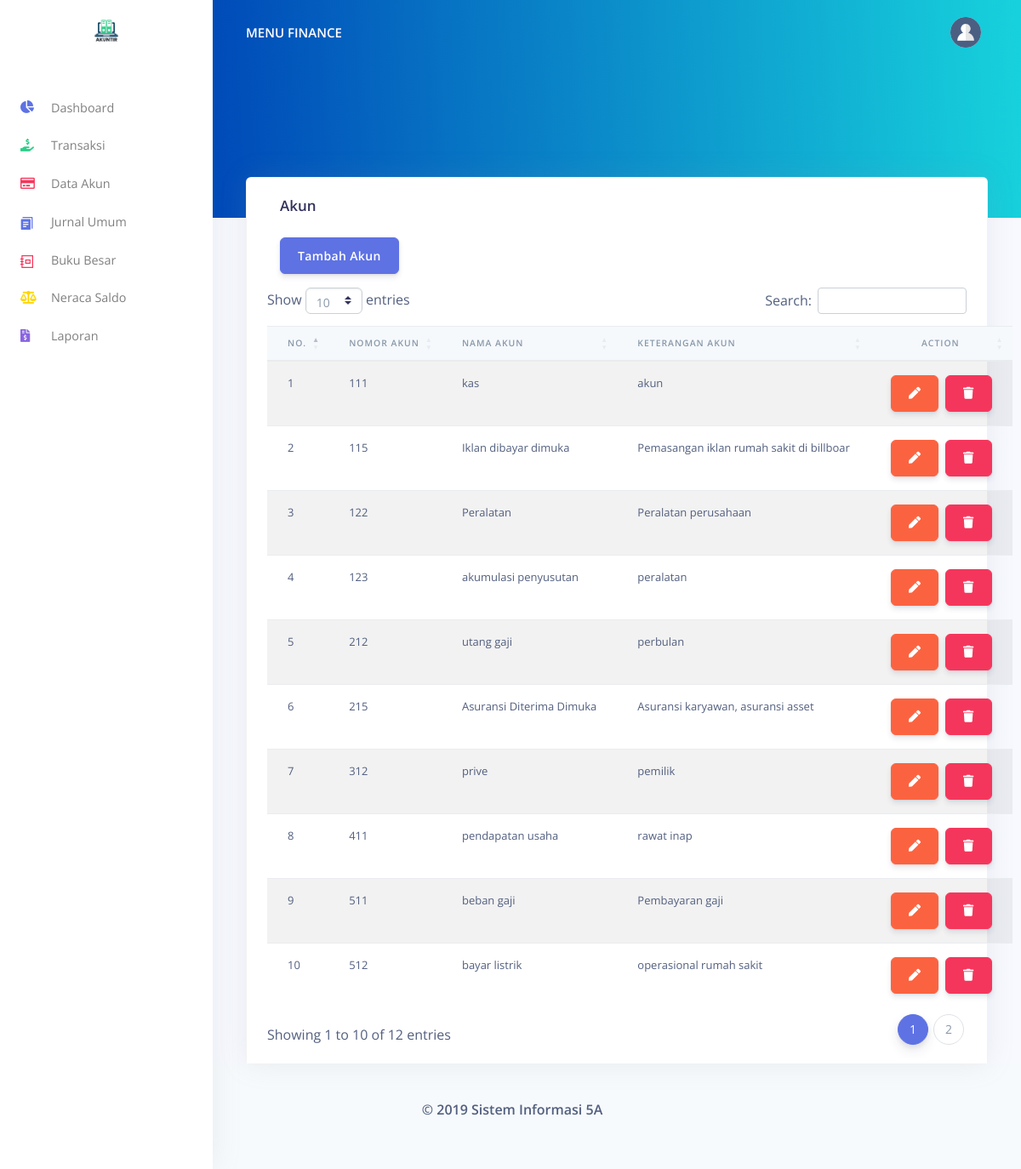
The page /index.php/user/data_akun on the database its author committed.
### tables this page shows
CREATE TABLE `akun` (
  `no_reff` int(11) NOT NULL,
  `id_user` int(11) NOT NULL,
  `nama_reff` varchar(40) NOT NULL,
  `keterangan` varchar(40) NOT NULL
);

### application/controllers/user/Data_akun.php (called while the page is built, shortened)
<?php
class Data_akun extends CI_Controller {
    public function __construct()
    {
        $this->load->helper('url','form');
         $this->load->model('Akun_model','akun',true);
         $this->load->model('Jurnal_model','jurnal',true);
        $this->load->library('session','form_validation');
    }
public function index(){
    $data["dataAkun"] = $this->Akun_model->getAkun();
    $data['total_akun'] = $this->Akun_model->hitungAkun();
    $this->load->view("template/header.php");
    $this->load->view("user/data_akun", $data) ;
    $this->load->view("template/footer.php");
}
}

### index.php (called while the page is built, shortened)
<?php
require_once BASEPATH.'core/CodeIgniter.php';

### application/models/Akun_model.php (called while the page is built, shortened)
<?php
class Akun_model extends CI_Model{
    private $table = 'akun';
    public function getAkun(){
        return $this->db->get($this->table)->result();
    }
}

### application/views/user/data_akun.php (the view, shortened to what this page needs)
    <div class="main-content">
    <nav class="navbar navbar-top navbar-expand-md navbar-dark" id="navbar-main">
      <div class="container-fluid">
        <a class="h4 mb-0 text-white text-uppercase d-none d-lg-inline-block" href="./index.html">Menu Finance</a>
        <ul class="navbar-nav align-items-center d-none d-md-flex">
          <li class="nav-item dropdown">
            <a class="nav-link pr-0" href="#" role="button" data-toggle="dropdown" aria-haspopup="true" aria-expanded="false">
              <div class="media align-items-center">
                <span class="avatar avatar-sm rounded-circle">
                  <img alt="Image placeholder" src="<?= base_url('asset/images/theme/team-4-800x800.jpg') ?>">
                </span>
              </div>
            </a>
          </li>
        </ul>
      </div>
    </nav>
    <div class="header bg-gradient-primary pb-8 pt-5 pt-md-8">
    </div>
    <div class="container-fluid mt--7">
      <div class="row mt-5">
        <div class="col mb-5 mb-xl-0">
          <div class="card shadow">
            <div class="card-header border-0">
                <div class="col">
                  <h3 class="mb-0">Akun</h3>
                </div>
 <div class="col-12 my-3">
                  <a href="<?= base_url('index.php/user/Data_akun/createAkun') ?>" class="btn btn-primary mt-2">Tambah Akun</a>
                </div>
             <table id="myTable" class="table table-striped table-boarder" width="100%" align="center">
                <thead class="thead-light">
                  <tr>
                    <th scope="col">No.</th>
                    <th scope="col">Nomor Akun</th>
                    <th scope="col">Nama Akun</th>
                    <th scope="col">Keterangan Akun</th>
                    <th scope="col" class="text-center">Action</th>
                  </tr>
                </thead>
                <tbody>
                  <?php
                    $no = 1;
                    foreach($dataAkun as $row):
                  ?>
                  <tr>
                    <td>
                      <?= $no++ ?>
                    </td>
                    <td>
                      <?= $row->no_reff ?>
                    </td>
                    <td>
                    <?= $row->nama_reff ?>
                    </td>
                    <td>
                    <?= $row->keterangan ?>
                    </td>
                    <td class="d-flex justify-content-center">
                        <a href="<?= base_url('index.php/user/Data_akun/editAkun/'.$row->no_reff) ?>" class="btn btn-warning btn-xs fa fa-pen"></a>
                        <?= form_open('user/Data_akun/deleteAkun',['class'=>'form'],['id'=>$row->no_reff]) ?>
                        <?= form_button(['type'=>'submit','content'=>'','class'=>'btn btn-xs btn-danger  fa fa-trash hapus']) ?>
                        <?= form_close() ?>
                    </td>
                  </tr>
                  <?php endforeach; ?>
                </tbody>
              </table>
            </div>
              </div>
            </div>
          </div>
        </div>
      </div>
</body>
</html>

### rows shown on the page
akun: no_reff "111", nama_reff "kas", keterangan "akun"
akun: no_reff "115", nama_reff "Iklan dibayar dimuka", keterangan "Pemasangan iklan rumah sakit di billboar"
akun: no_reff "122", nama_reff "Peralatan", keterangan "Peralatan perusahaan"
akun: no_reff "123", nama_reff "akumulasi penyusutan", keterangan "peralatan"
akun: no_reff "212", nama_reff "utang gaji", keterangan "perbulan"
akun: no_reff "215", nama_reff "Asuransi Diterima Dimuka", keterangan "Asuransi karyawan, asuransi asset"
akun: no_reff "312", nama_reff "prive", keterangan "pemilik"
akun: no_reff "411", nama_reff "pendapatan usaha", keterangan "rawat inap"
akun: no_reff "511", nama_reff "beban gaji", keterangan "Pembayaran gaji"
akun: no_reff "512", nama_reff "bayar listrik", keterangan "operasional rumah sakit"
